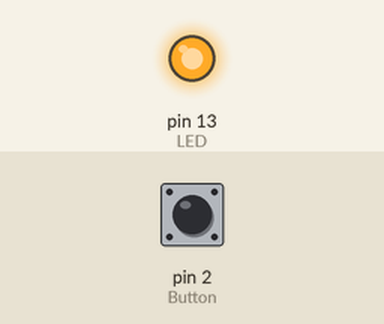
Simulated run of this sketch. Board: Arduino Uno, built with avr-gcc and run on an emulated ATmega328P. On the bench: output pins drawn as LEDs (lit = HIGH). The inputs (shaded band) are chosen by the test bench; at power-on: pin 2 (Button) LOW.

Above: at 1.2 s.
1.3 s: pin 2 (Button) pulled HIGH for 0.15 s
At 1.37 s:
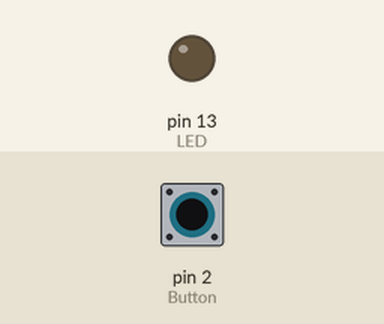
2.9 s: pin 2 (Button) pulled HIGH for 3.2 s
At 7.0 s:
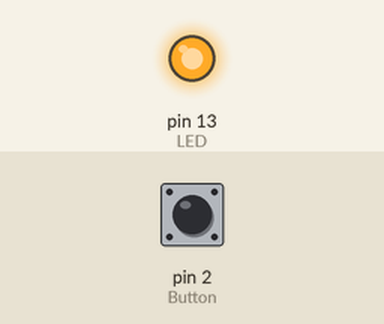
Timing chart, 0 to 8.5 s (numbered marks = the images above; inputs shaded):
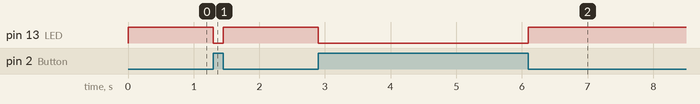

Measured:
- after the input at 1.3 s, pin 13 (LED): HIGH → LOW at once, → HIGH 0.15 s later
- after the input at 2.9 s, pin 13 (LED): HIGH → LOW at once, → HIGH 3.2 s later

The sketch:

DEMO_Touch_Sensor.pde
```cpp
/******************************************
	FILE:		DEMO_Touch Sensor.pde
	PURPOSE:	Touch sensor sketch for Arduino
	Created by Stan Lee from Iteadstuduino
	E-mail:		Lizq@iteadstudio.com
	DATE:		2013/4/20
*******************************************/

int Button=2;		//connect button to D2
int LED=13;
void setup()
{
  pinMode(LED, OUTPUT);
  pinMode(Button, INPUT);

}

void loop()
{

if(digitalRead(Button)==HIGH)	//when the digital output value of button is high, turn on the LED.
  {
    digitalWrite(LED, LOW);

  }

  if(digitalRead(Button)==LOW)	//when the digital output value of button is low, turn off the LED.
  {
    digitalWrite(LED, HIGH);
  }

}
```
